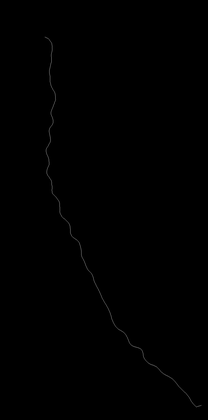
%> input picture 200G.pbm, 208 x 420 px, shrunk from 891 x 1803 before the run
$ octave --eval "preprocSoma;"   (GNU Octave 9; MATLAB toolbox functions it lacks are replaced by stand-ins)
%> lines starting %> are read from the running program, lines starting %| are printed output that depends on the picture; in (x1, y1, x2, y2) boxes, pixels count from 0 and x2, y2 are one past the last pixel; in counts of white or black regions, pixels touching at a corner belong together; the program's own positions count from 1
### keepLargest.m
function bw=keepLargest(bw,nbrWay)
% bw=keepLargest(bw,nbrWay)
% Keep the largest connected component. If there are two comp with same
% area, just leave one.
% If nbrWay is not input, the connectness is based on 4-way neighbouring.

if nargin<2
    nbrWay=4;
end

if nbrWay>=8
    nbrWay=8;
else
    nbrWay=4;
end

ver=getVersion;

if ver<=7.5 % matlab 2007b is 7.5.0.
    [L,Num]=bwlabeln(bw,nbrWay);
    ll=zeros(Num,1);
    for j=1:Num
        ll(j)=sum(sum(L==j));
    end
    [mv mi]=max(ll);
    % If there is no pixel, the largest bw will be empty.
    if isempty(mi)
        bw=[];
    else
    bw=(L==mi);
    end
else
    % Matlab newer version is required!
    % Matlab said: bwconncomp uses less memory and sometimes faster.
    CC=bwconncomp(bw,nbrWay);
    ll=zeros(CC.NumObjects,1);
    for j=1:CC.NumObjects
        ll(j)=length(CC.PixelIdxList{j});
    end
    [mv mi]=max(ll);
    bw=zeros(size(bw));
    bw(CC.PixelIdxList{mi})=1;
    bw=(bw~=0);
end

end

### getGrayImg.m
function [grayOri channel]=getGrayImg(ori)
% channel: the RGB channel number used.

if ndims(ori)==2
    grayOri=ori;
    return;
end
if ndims(ori)>3
    error('getGrayImg: input image has more than 3 dims./n');
end

img1=ori(:,:,1);
img2=ori(:,:,2);
img3=ori(:,:,3);
% [mv mi]=max([max(img1(:)) max(img2(:)) max(img3(:))]);
[mv mi]=max([mean(img1(:)) mean(img2(:)) mean(img3(:))]);
sprintf(num2str(mv));
% clear img1 img2 img3;
grayOri=ori(:,:,mi);
channel=mi;

end

### getImgFileNames.m
function [filenames flFlag]=getImgFileNames(filterSpec)
% filenames will always be a cell array.
% filterSpec should be like {'*.png;*.PNG','Images';'*.*','All'}.
% flFlag: filelist flag.

if nargin==0
	filterSpec={'*.png;*.PNG;*.jpg;*.jpeg;*.JPG;*.JPEG;*.tif;*.tiff;*.TIF;*.TIFF','Images';'*.fl','filelist';'*.*','All'};
end

% Open path history.
oldDir='./';
if exist('path.hist','file')
	fid=fopen('path.hist','rt');
	oldDir=fgetl(fid);
	fclose(fid);
%	 oldDir=strrep(oldDir,' ','\ '); % escape the space in path name.
%	 oldDir={oldDir}; % Make it a cell so space in filename will be safe.
end
if ~ischar(oldDir)
	oldDir='./';
end

[filename,pathname,fIdx] = uigetfile(filterSpec,'Select Images',oldDir,'multiselect','on');

if isequal(filename,0)
% 	disp('User Pressed Cancel.');
% 	filenames={0};
    filenames='';
    flFlag=0;
	return;
end

% If input a filelist, then read the filelist file and return all filenames
% in it.
flFlag=0;
if fIdx==2
    flFlag=1;
    if iscell(filename)
        error('getImgFileNames: only one filelist could be input each time.');
    end
    filenames=getFilelist(fullfile(pathname,filename));
% [10 lines of commented-out code are left out]
elseif ~iscell(filename)
	filenames=fullfile(pathname,filename);
	filenames={filenames};
else
	l=length(filename);
	filenames=cell(l,1);
	for i=1:l
		filenames(i)={[pathname filename{i}]};
	end
end

% Write path history.
if ~strcmpi(oldDir,pathname)
	fid=fopen('path.hist','wt');
	fprintf(fid,'%s',pathname);
	fclose(fid);
end

end

### getVersion.m
function v = getversion
%GETVERSION return MATLAB version number as a double.
% GETVERSION determines the MATLAB version, and returns it as a double.  This
% allows simple inequality comparisons to select code variants based on ranges
% of MATLAB versions.
%
% As of MATLAB 7.5, the version numbers are listed below:
%
%   MATLAB version                      getversion return value
%   -------------------------------     -----------------------
%   7.5.0.342 (R2007b)                  7.5
%   7.4.0.287 (R2007a)                  7.4
%   7.3.0.267 (R2006b)                  7.3
%   7.2.0.232 (R2006a)                  7.2
%   7.1.0.246 (R14) Service Pack 3      7.1
%   7.0.4.365 (R14) Service Pack 2      7.04
%   7.0.1.24704 (R14) Service Pack 1    7.01
%   6.5.2.202935 (R13) Service Pack 2   6.52
%   6.1.0.4865 (R12.1)                  6.1
%   ...
%   5.3.1.something (R11.1)             5.31
%   3.2 whatever                        3.2
%
% Example:
%
%       v = getversion ;
%       if (v >= 7.0)
%           this code is for MATLAB 7.x and later
%       elseif (v == 6.52)
%           this code is for MATLAB 6.5.2
%       else
%           this code is for MATLAB versions prior to 6.5.2
%       end
%
% This getversion function has been tested on versions 6.1 through 7.5, but it
% should work in any MATLAB that has the functions version, sscanf, and length.
%
% See also version, ver, verLessThan.

% Copyright 2007, Timothy A. Davis, Univ. of Florida

% This function does not use ver, in the interest of speed and portability.
% "version" is a built-in that is about 100 times faster than the ver m-file.
% ver returns a struct, and structs do not exist in old versions of MATLAB.
% All 3 functions used here (version, sscanf, and length) are built-in.

v = sscanf (version, '%d.%d.%d') ;
v = 10.^(0:-1:-(length(v)-1)) * v ;

### preprocSoma.m
function preprocSoma

% Clear previous globals.
clear global;
fprintf(1,'PreProcSoma is running...\n');

[files flFlag]=getImgFileNames;
%> the answer given: 200G.pbm
if isempty(files)
	return;
end

if flFlag
    tempFiles=files;
    filesPt=0;
    files=cell(1,1);
    for i=1:length(tempFiles)
        fls=getFilelist(tempFiles{i}); % files.
        flsNum=length(fls);
        files(filesPt+1:filesPt+flsNum)=fls;
        filesPt=filesPt+flsNum;
    end
end

close all;
warning off Images:initSize:adjustingMag; % Turn off image scaling warnings.
iptsetpref('ImshowBorder','tight'); % Make imshow display no border and thus print will save no white border.

for i=1:length(files)
	procImg(files{i});
%> in procImg, dataOri is the input picture: size 420x208 uint8; min 0, max 62, mean 0.3
% [5 lines not run here, left out]
function procImg(filename)

global ori grayOri;
close all;

[pathstr, name]=fileparts(filename);
% Filename Without extension.
filenameWoExt=fullfile(pathstr,name);
annoMatFile=[filenameWoExt '.anno.mat'];
mc=[];
if exist(annoMatFile,'file')
    load(annoMatFile,'mc');
end

figure('Name',filename);
dataOri=imread(filename);
if ~isempty(mc)
    luCorner=mc.luCorner;
    rlCorner=mc.rlCorner;
    dataOri=dataOri(luCorner(1):rlCorner(1),luCorner(2):rlCorner(2),:);
end
imshow(dataOri);

fprintf(1,'Preproc soma file of %s.\n',filename);

files=getImgFileNames;
%> the answer given: 200G.pbm
if isempty(files)
    return;
end
while length(files)>1
    fprintf(1,'Multiple soma files are input. Please choose only 1 file.\n');
    files=getImgFileNames;
    if files{1}==0
        return;
    end
end
somafile=files{1};

ori=imread(somafile);
if ~isempty(mc)
    ori=ori(luCorner(1):rlCorner(1),luCorner(2):rlCorner(2),:);
end
grayOri=getGrayImg(ori);

if ~isempty(mc)
    somaThre=mc.somaThre;
else
    somaThre=graythresh(grayOri)*255;
end
bw=applyThre(somaThre);
fprintf(1,'======================================================================\nThe present threshold is %d.\n',somaThre);
reply=input('If you want to reset the threshold, input here in range [0 254].\nOtherwise if the threshhold is ok, press ENTER\nAn integer or Enter: ','s');
while ~isempty(reply)
    somaThre=uint8(str2double(reply));
    bw=applyThre(somaThre);
    fprintf(1,'======================================================================\nThe present threshold is %d.\n',somaThre);
    reply=input('If you want to reset the threshold, input here in range [0 254].\nIf the threshhold is ok, press ENTER\nAn integer or Enter: ','s');
end

bw=adjustMask(bw);

infoline=sprintf('Save the soma preproc result?');
choice=questdlg(infoline,'Save Dialog','Save','Cancel','Save');
if strcmp(choice,'Cancel')
    fprintf(1,'User canceled.');
    return;
end

somaBwFile=[filenameWoExt '.somabw.png'];
imwrite(bw,somaBwFile,'png');


end

%% %%%%%%%%%%%%%%%%%%%%%%%%%%%%%%%%%%%%%%%%%%5


function bw=applyThre(thre)

global grayOri;


% grayOri=getGrayImg(ori);

bw=(grayOri>thre);
% bw=(bw~=0);
bw=keepLargest(bw);

% Bw image smoothing.
bw=imopen(bw,strel('disk',1));
bw=imclose(bw,strel('disk',5));

bw=imfill(bw,'holes');

plotBwOnOri(bw);

end

%%

% [142 lines left out: functions adjustMask, applyMask, not called in this run]

%%

function plotBwOnOri(bw)
global handles ori;

if ~isfield(handles,'fH') || ~ishandle(handles.fH)
	handles.fH=figure;
end

figure(handles.fH);

bwP=bwperim(bw); % perimeter binary image.

ori1=ori(:,:,1); % ori 1 layer for temp use.
ori1(bwP)=255;
oriShow(:,:,1)=ori1;
ori1=ori(:,:,2); % ori 1 layer for temp use.
ori1(bwP)=255;
oriShow(:,:,2)=ori1;
ori1=ori(:,:,3); % ori 1 layer for temp use.
ori1(bwP)=255;
oriShow(:,:,3)=ori1;
imshow(oriShow);
end
%> in procImg, `somaThre=graythresh(grayOri)*255;`: somaThre = 22
%> in applyThre, `bw=(grayOri>thre);`:
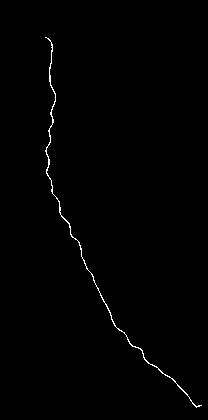
%> bw: size 420x208 logical; 0.63% white in thin lines or dots, all inside (x1, y1, x2, y2) = (45, 37, 202, 408)
%> in keepLargest, `CC=bwconncomp(bw,nbrWay);`: CC = 46 connected components
%> the loop in keepLargest, `for j=1:CC.NumObjects` made 46 passes
%> after the loop in keepLargest, `for j=1:CC.NumObjects`: ll = 46 values, max 115 at index 5, min 1 at index 9, mean 12.04
%> in keepLargest, `[mv mi]=max(ll);`: mv = 115; mi = 5
%> in keepLargest, `bw(CC.PixelIdxList{mi})=1;`:
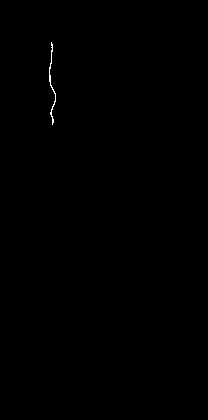
%> bw: size 420x208 double; values 0 (black) and 1 (white), 0.13% white in thin lines or dots, all inside (x1, y1, x2, y2) = (49, 42, 56, 125)
%> in applyThre, `bw=imopen(bw,strel('disk',1));`: bw: size 420x208 logical; every value is 0
%> (the run ends here)
